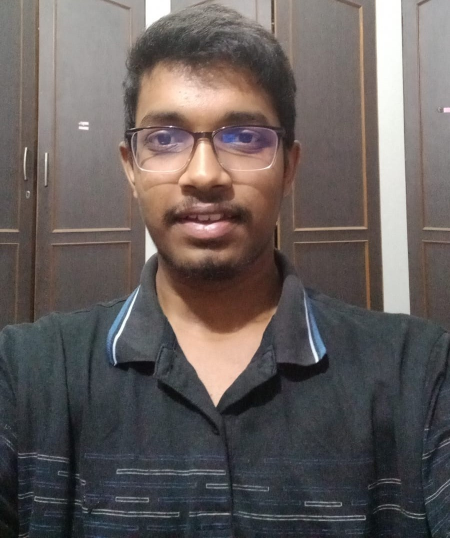
#> input picture DIP week 1.jpg, 900 x 1076 px, found by its file name (shown at 1/2 size)
$ jupyter execute Assng-1.ipynb
#> lines starting #> are read from the running program, lines starting #| are printed output that depends on the picture; after the words box and inside, x2 and y2 are one past the last pixel; in counts of white or black regions, pixels touching at a corner belong together
[cell 1]
import cv2

Read and display image

[cell 2]
image = cv2.imread(r"C:\Users\somaa\Desktop\DIP week 1.jpg")
#> image is the input picture: shape (1076, 900, 3); mean B, G, R 91.5, 93.2, 100.5

[cell 3]
cv2.imshow("image",image)
cv2.waitKey(0)
cv2.destroyAllWindows()

Resize image

[cell 4]
print('Original Dimensions : ',image.shape)
#| Original Dimensions :  (1076, 900, 3)

[cell 5]
scale_percent = 50
width = int(image.shape[1] * scale_percent / 100)
#> width = 450
height = int(image.shape[0] * scale_percent / 100)
#> height = 538
dim = (width, height)
#> dim = (450, 538)

[cell 6]
resized_image = cv2.resize(image, dim, interpolation = cv2.INTER_AREA)
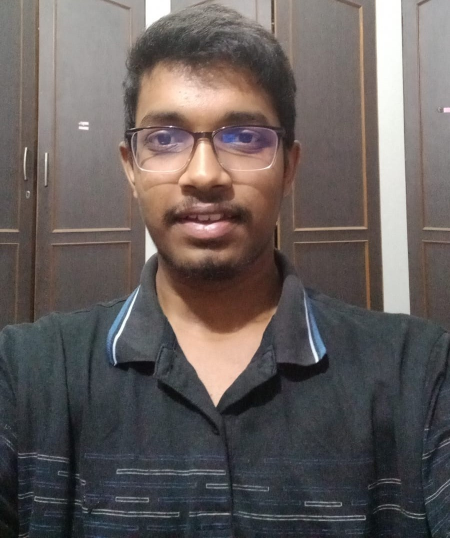
#> resized_image: shape (538, 450, 3); mean B, G, R 91.6, 93.3, 100.6

[cell 7]
print('Resized Dimensions : ',resized_image.shape)
#| Resized Dimensions :  (538, 450, 3)

[cell 8]
cv2.imshow("Resized image", resized_image)
cv2.waitKey(0)
cv2.destroyAllWindows()

convert color image to gray-scale image

[cell 9]
cv2.imshow('Original',resized_image)
grayscale = cv2.cvtColor(resized_image, cv2.COLOR_BGR2GRAY)
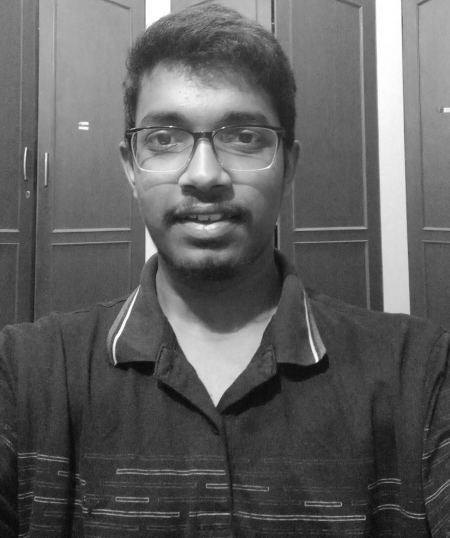
#> grayscale: shape (538, 450); min 8, max 255, mean 95.3
cv2.imshow('Grayscale', grayscale)
cv2.waitKey(0)
cv2.destroyAllWindows()

convert color image to black&white image

[cell 10]
#Convert color image to gray scale image
grayscale = cv2.cvtColor(resized_image, cv2.COLOR_BGR2GRAY)
#convert gray scale image to binary image
(thresh, Binary_image) = cv2.threshold(grayscale, 125, 255, cv2.THRESH_BINARY)
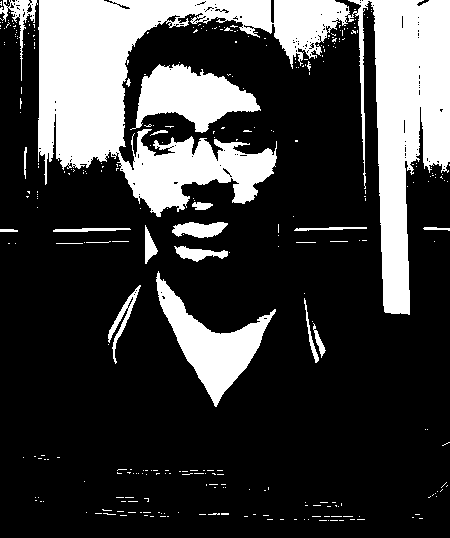
#> Binary_image: shape (538, 450); 24.4% white; 319 white regions (297 under 20 px), largest, box (x1, y1, x2, y2) and area: (38, 0, 450, 315) 44341, (156, 271, 276, 407) 5120, (130, 64, 261, 133) 4892

[cell 11]
cv2.imshow('original',resized_image)
cv2.imshow('Binary',Binary_image)
cv2.waitKey(0)
cv2.destroyAllWindows()

Draw image profile

[cell 12]
print("The shape of the image: ",image.shape)
#| The shape of the image:  (1076, 900, 3)
print("The Size of the image:  ",image.size)
#| The Size of the image:   2905200
height, width, channels = image.shape
#> height = 1076; width = 900; channels = 3
print('Image height:',height)
#| Image height: 1076
print('Image Width:', width)
#| Image Width: 900
print('Image channels:', channels)
#| Image channels: 3

RGB profile of the Image

[cell 13]
import numpy as np
max_rgb_values = np.max(image, axis=(0, 1))
#> max_rgb_values = [255, 255, 255]
min_rgb_values = np.min(image, axis=(0, 1))
#> min_rgb_values = [1, 6, 0]

print("Max RGB values:", max_rgb_values)
#| Max RGB values: [255 255 255]
print("Min RGB values:", min_rgb_values)
#| Min RGB values: [1 6 0]

Seperate color image in blue,green,red

[cell 14]
b,g,r = cv2.split(resized_image)
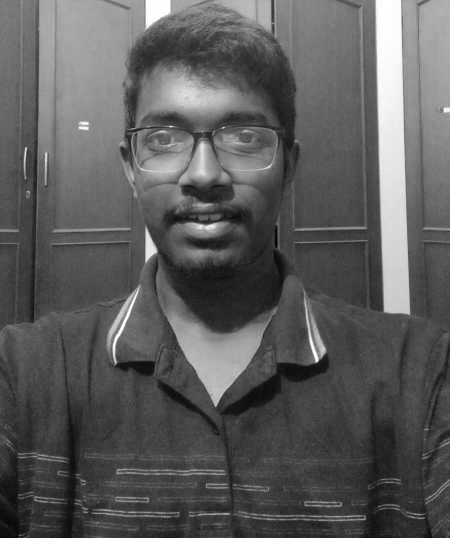
#> b: shape (538, 450); min 4, max 255, mean 91.6
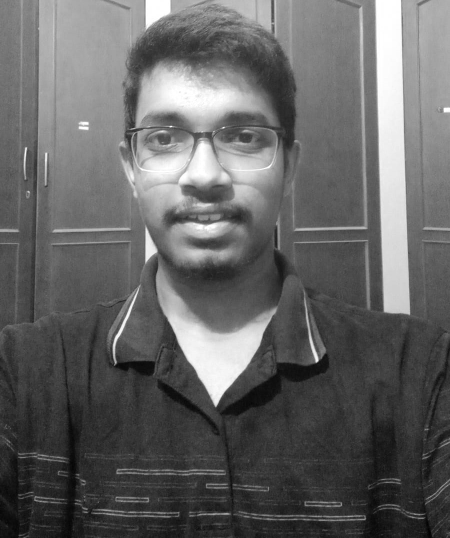
#> r: shape (538, 450); min 2, max 255, mean 100.6
k = np.zeros_like(b)
b = cv2.merge([b,k,k])
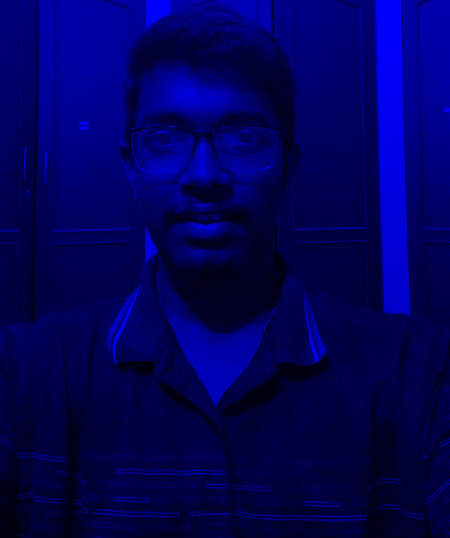
#> b: shape (538, 450, 3); mean of channels 0, 1, 2 91.6, 0, 0; drawn as B, G, R
g = cv2.merge([k,g,k])
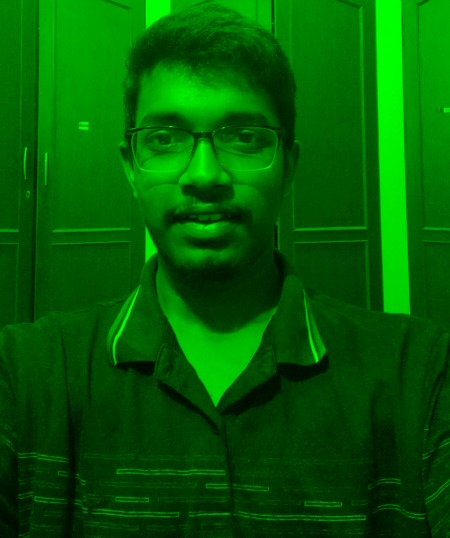
#> g: shape (538, 450, 3); mean of channels 0, 1, 2 0, 93.3, 0; drawn as B, G, R
r = cv2.merge([k,k,r])
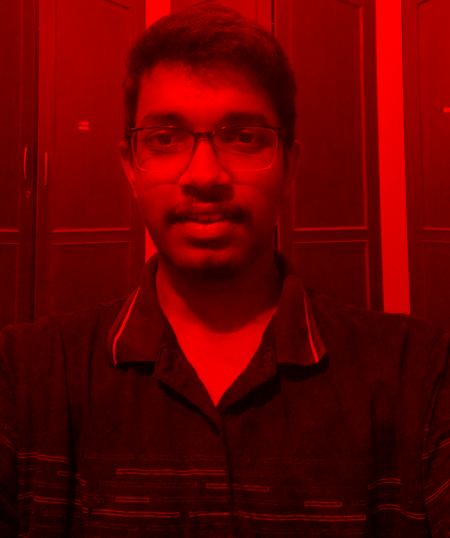
#> r: shape (538, 450, 3); mean of channels 0, 1, 2 0, 0, 100.6; drawn as B, G, R

[cell 15]
cv2.imshow('Orginal',resized_image)
cv2.imshow('b',b)
cv2.imshow('g',g)
cv2.imshow('r',r)
cv2.waitKey(0)
cv2.destroyAllWindows()

Color image using RGB planes

[cell 16]
#created rgb palnes in previous step
#we need to merge thrm to create color image
blue,green,red = cv2.split(resized_image)
newRGBImage = cv2.merge((blue,green,red))

[cell 17]
cv2.imshow('Color image',newRGBImage)
cv2.waitKey(0)
cv2.destroyAllWindows()

Flow, control and LOOP in Python

[cell 18]
#Flow statement
a = 10;b = 10;c = a+b
print("addition is",c)

[cell 19]
#If statement
a = 10;b = 10
if a>b:
    print("a greater than b")
elif a<b:
    print("a is less than b")
else:
    print("a is equal to b")

[cell 20]
# Nested if statement
a = 10;b = 90
if a!=b:
    if a>b:
        print("a greater than b")
    else:
        print("a less than b")
else:
    print("a equal to b")

[cell 21]
# for loop
list = [1,2,3,4]
for _ in list:
    print(_,sep = "",end = ",")

[cell 22]
#while loop
n = 0
while n<5:
    print("hello",end=",")
    n+=1

2-D data in Image file

[cell 23]
hist = cv2.calcHist([resized_image],[0],None,[256],[0,256])
#> hist = 256 values, max 4044 at index 68, min 0 at index 0, mean 945.7

[cell 24]
from matplotlib import pyplot as plt
plt.hist(resized_image.ravel(),256,[0,256]); plt.show()
#> after `plt.hist(resized_image.ravel(), 256, [0, 256])`:
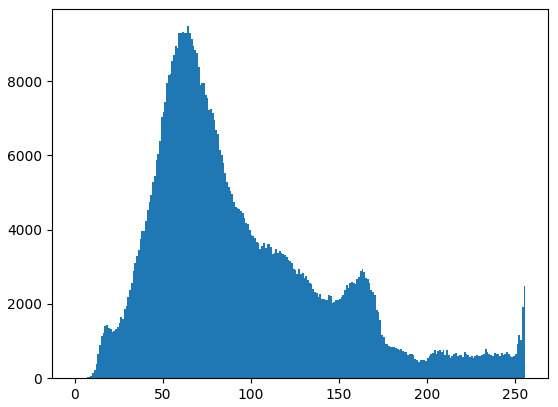
#> figure drawn by matplotlib, 1 panel; tallest bar 9482 high, from x = 64 to 65

$ run again, with Noise_salt_image.jpg copied over DIP week 1.jpg
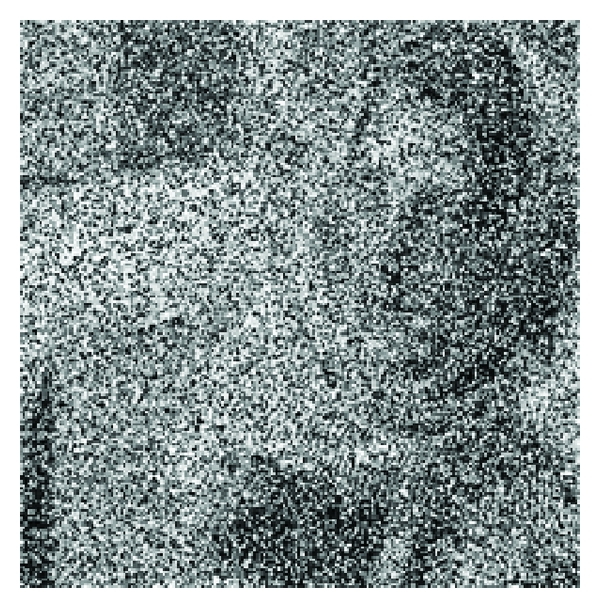
#> input picture Noise_salt_image.jpg, 600 x 608 px, found by its file name
#> image is the input picture: shape (608, 600, 3); mean B, G, R 148.6, 148.4, 136.7
#| Original Dimensions :  (608, 600, 3)
#| Resized Dimensions :  (304, 300, 3)
#> `(thresh, Binary_image) = cv2.threshold(grayscale, 125, 255, cv2.THRESH..`:
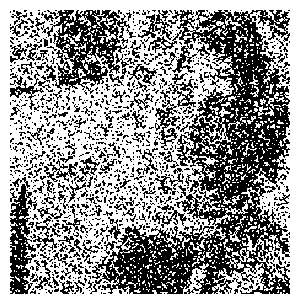
#> Binary_image: shape (304, 300); 59% white; 1036 black regions (916 under 20 px), largest, box (x1, y1, x2, y2) and area: (90, 10, 290, 294) 20456, (44, 10, 136, 91) 3199, (10, 177, 37, 294) 1622
#| The shape of the image:  (608, 600, 3)
#| The Size of the image:   1094400
#| Image height: 608
#| Image Width: 600
#| Image channels: 3
#> max_rgb_values = [255, 255, 255]
#> min_rgb_values = [0, 1, 0]
#| Max RGB values: [255 255 255]
#| Min RGB values: [0 1 0]
#> hist = 256 values, max 11436 at index 255, min 0 at index 0, mean 356.2
#> `plt.hist(resized_image.ravel(), 256, [0, 256])`:
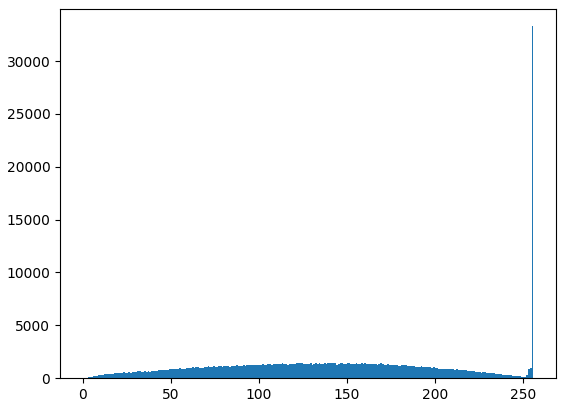
#> figure drawn by matplotlib, 1 panel; tallest bar 33298 high, from x = 255 to 256
